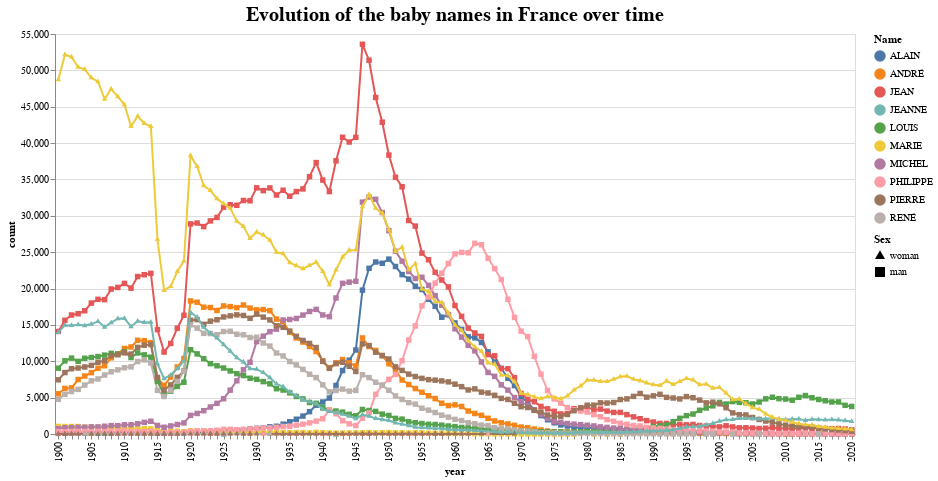

The code cell stored with this chart in its notebook:
### Code cell
# Line chart for men
line_men = alt.Chart(df_w_sex_filtered).mark_line().encode(
    alt.X('year:N', scale=alt.Scale(zero=False), axis=alt.Axis(tickCount=10, labelExpr='parseInt(datum.value) % 5 === 0 ? datum.label : ""')),
    alt.Y('count:Q', scale=alt.Scale(zero=False)),
    alt.Color('name:N', legend=alt.Legend(title='Name')),
    alt.Shape('sex:N', scale=alt.Scale(domain=['woman', 'man'], range=['triangle', 'square']), legend=alt.Legend(title='Sex')),
    tooltip=[alt.Tooltip('year:N', title='Year'),
             alt.Tooltip('name:N', title='Name'),
             alt.Tooltip('sex:N', title='Sex'),
             alt.Tooltip('count:Q', title='Count')
    ],
).transform_filter(
    alt.datum.sex == 'man'
).properties(
    title=alt.TitleParams(text=f"Evolution of the baby names in France over time", fontSize=20),
    width=800,
    height=400
)

# Line chart for women
line_women = alt.Chart(df_w_sex_filtered).mark_line().encode(
    alt.X('year:N', scale=alt.Scale(zero=False), axis=alt.Axis(tickCount=10, labelExpr='parseInt(datum.value) % 5 === 0 ? datum.label : ""')),
    alt.Y('count:Q', scale=alt.Scale(zero=False)),
    alt.Color('name:N', legend=alt.Legend(title='Name')),
    alt.Shape('sex:N', scale=alt.Scale(domain=['woman', 'man'], range=['triangle', 'square']), legend=alt.Legend(title='Sex')),
    tooltip=[alt.Tooltip('year:N', title='Year'),
             alt.Tooltip('name:N', title='Name'),
             alt.Tooltip('sex:N', title='Sex'),
             alt.Tooltip('count:Q', title='Count')
    ],
).transform_filter(
    alt.datum.sex == 'woman'
).properties(
    title=alt.TitleParams(text=f"Evolution of the baby names in France over time", fontSize=20),
    width=800,
    height=400
)

# Combine the line charts
line = alt.layer(line_men, line_women).resolve_scale(shape='independent').properties(
    title=alt.TitleParams(text=f"Evolution of the baby names in France over time", fontSize=20),
    width=1000,
    height=400
)

## Create a selection that chooses the nearest point & selects based on x-value
# nearest = alt.selection_point(nearest=True, on='mouseover', fields=['year'], empty=False)

# # Transparent selectors across the chart. This is what tells us the x-value of the cursor
# selectors = alt.Chart(df_w_sex_filtered).mark_point().encode(
#     x='year:N',
#     opacity=alt.value(0),
# ).add_params(
#     nearest
# )

# # Draw points on the line, and highlight based on selection
# points_men = line_men.mark_point().encode(opacity=alt.condition(nearest, alt.value(1), alt.value(0)))
# points_women = line_women.mark_point().encode(opacity=alt.condition(nearest, alt.value(1), alt.value(0)))

# # Draw text labels near the points, and highlight based on selection
# text_men = line_men.mark_text(align='left', dx=5, dy=-5).encode(text=alt.condition(nearest, 'count:Q', alt.value(' ')))
# text_women = line_women.mark_text(align='left', dx=5, dy=-5).encode(text=alt.condition(nearest, 'count:Q', alt.value(' ')))

# # Draw a rule at the location of the selection
# rules = alt.Chart(df_w_sex_filtered).mark_rule(color='gray').encode(
#     x='year:N',
# ).transform_filter(
#     nearest
# )

# # Display the line chart
# line_chart = alt.layer(
#     line, selectors, points_men, points_women, rules, text_men, text_women
# )
# line_chart

line_men_women = line_men + line_women
line_men_women = line_men_women#.add_params(brush).transform_filter(brush)
line_men_women

### Figure 1 — Vega-Lite specification as saved in the notebook (floating-point values rounded to 4 significant figures; data arrays with more than 128 entries replaced by an {"elided": "..."} marker saying what was removed)
{"config": {"view": {"continuousWidth": 300, "continuousHeight": 300}}, "layer": [{"mark": {"type": "line"}, "encoding": {"color": {"field": "name", "legend": {"title": "Name"}, "type": "nominal"}, "shape": {"field": "sex", "legend": {"title": "Sex"}, "scale": {"domain": ["woman", "man"], "range": ["triangle", "square"]}, "type": "nominal"}, "tooltip": [{"field": "year", "title": "Year", "type": "nominal"}, {"field": "name", "title": "Name", "type": "nominal"}, {"field": "sex", "title": "Sex", "type": "nominal"}, {"field": "count", "title": "Count", "type": "quantitative"}], "x": {"axis": {"labelExpr": "parseInt(datum.value) % 5 === 0 ? datum.label : \"\"", "tickCount": 10}, "field": "year", "scale": {"zero": false}, "type": "nominal"}, "y": {"field": "count", "scale": {"zero": false}, "type": "quantitative"}}, "title": {"text": "Evolution of the baby names in France over time", "fontSize": 20}, "transform": [{"filter": "(datum.sex === 'man')"}]}, {"mark": {"type": "line"}, "encoding": {"color": {"field": "name", "legend": {"title": "Name"}, "type": "nominal"}, "shape": {"field": "sex", "legend": {"title": "Sex"}, "scale": {"domain": ["woman", "man"], "range": ["triangle", "square"]}, "type": "nominal"}, "tooltip": [{"field": "year", "title": "Year", "type": "nominal"}, {"field": "name", "title": "Name", "type": "nominal"}, {"field": "sex", "title": "Sex", "type": "nominal"}, {"field": "count", "title": "Count", "type": "quantitative"}], "x": {"axis": {"labelExpr": "parseInt(datum.value) % 5 === 0 ? datum.label : \"\"", "tickCount": 10}, "field": "year", "scale": {"zero": false}, "type": "nominal"}, "y": {"field": "count", "scale": {"zero": false}, "type": "quantitative"}}, "title": {"text": "Evolution of the baby names in France over time", "fontSize": 20}, "transform": [{"filter": "(datum.sex === 'woman')"}]}], "data": {"name": "data-ee355fe92f737c50c521d348f481a324"}, "height": 400, "width": 800, "$schema": "https://vega.github.io/schema/vega-lite/v5.8.0.json", "datasets": {"data-ee355fe92f737c50c521d348f481a324": {"elided": "1442 records"}}}
